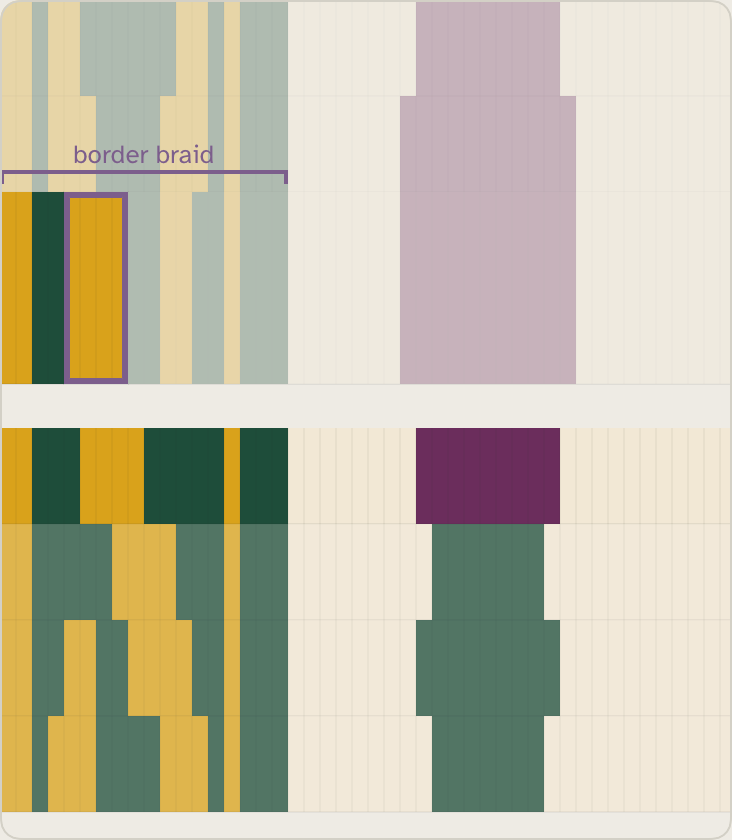
#> input picture ios/Tests/__Snapshots__/band-braid.png, 732 x 840 px
$ python -i rasterchart.py   (imports and definitions only)
#> lines starting #> are read from the running program, lines starting #| are printed output that depends on the picture
#> further down, picture is the input picture: PIL image 732x840 RGBA; mean R, G, B, A 194.7, 189.5, 167.9, 255
"""Read a colour grid off a picture of a chart: find the grid lines, sample the cells, cluster the
colours (spec §5.2 of docs/superpowers/specs/2026-09-19-pattern-pdf-import-export-design.md).

Pure numpy and Pillow; knows nothing about PDFs. A line is found by its *edges* over a long
straight run, never by its darkness, because a chart full of black cells drowns any dark-pixel
projection (spec §2.3). Every periodic region on the image is returned; the caller chooses.
"""

from __future__ import annotations

from dataclasses import dataclass, field

import numpy as np
from PIL import Image

EDGE_THRESHOLD = 16  # channel step that counts as an edge; a faint raster line on a light cell is about 18
BRIDGE = 3  # closing radius: gaps up to twice this (a bold crossing line) inside an edge run vanish
MERGE_PX = 8  # candidate columns this close are one line (both edges of a bold line, up to 2 pt)
MIN_LINE_PX = 40  # a line shorter than this is text, not a grid
MIN_LINES = 5  # lines per axis for a region (four cells)
GAP_TOLERANCE = 0.25  # consecutive line gaps within this fraction of the median are one grid
CENTRE_FRACTION = 0.4  # the part of each cell that is sampled
MAX_NOISE = 12.0  # mean grey-level spread inside cell centres above which a region is a photo
MAX_SILENT = 40  # lines that may hide inside same-coloured cells before the grid is taken to end
MAX_PIXELS = 40_000_000  # the reader holds several int16 copies of the image; a PDF page at 4x is 8 MP
COLOR_NAMES = {
    "white": (255, 255, 255),
    "cream": (245, 235, 210),
    "black": (0, 0, 0),
    "charcoal": (50, 50, 55),
    "grey": (140, 140, 140),
    "silver": (200, 200, 200),
    "red": (200, 30, 30),
    "orange": (240, 130, 30),
    "yellow": (240, 210, 40),
    "gold": (215, 165, 30),
    "green": (40, 140, 60),
    "dark green": (25, 80, 50),
    "teal": (30, 140, 140),
    "blue": (40, 90, 200),
    "navy": (25, 40, 90),
    "purple": (110, 50, 140),
    "pink": (240, 170, 200),
    "brown": (120, 80, 50),
    "tan": (200, 170, 130),
    "sage": (120, 160, 140),
    "olive": (110, 120, 50),
    "mint": (170, 230, 200),
    "aqua": (160, 220, 225),
    "sky": (140, 190, 240),
    "lavender": (190, 170, 220),
    "maroon": (110, 30, 40),
    "beige": (225, 210, 180),
}


@dataclass
class Region:
    """One grid found on an image. `xs`/`ys` are the fitted line positions in pixels; `noise` is
    the mean colour spread inside the sampled cell centres (a chart's cells are flat, a photo's
    are not)."""

    xs: list[float]
    ys: list[float]
    noise: float = 0.0
    warnings: list[str] = field(default_factory=list)

    @property
    def cols(self) -> int:
        return len(self.xs) - 1

    @property
    def rows(self) -> int:
        return len(self.ys) - 1

    @property
    def bbox(self) -> tuple[int, int, int, int]:
        return int(self.xs[0]), int(self.ys[0]), int(self.xs[-1]), int(self.ys[-1])

    @property
    def pitch(self) -> tuple[float, float]:
        return (self.xs[-1] - self.xs[0]) / self.cols, (self.ys[-1] - self.ys[0]) / self.rows

    @property
    def cells(self) -> int:
        return self.cols * self.rows

    # [7 lines left out: function describe, not called in this run]


# ---------- line finding ----------


def _shift(a: np.ndarray, s: int) -> np.ndarray:
    out = np.zeros_like(a)
    if s > 0:
        out[s:] = a[:-s]
    else:
        out[:s] = a[-s:]
    return out


def _close(mask: np.ndarray, bridge: int = BRIDGE) -> np.ndarray:
    """Binary closing down axis 0 with radius `bridge`: gaps up to twice it inside a run vanish."""
    d = mask.copy()
    for s in range(1, bridge + 1):
        d |= _shift(mask, s) | _shift(mask, -s)
    e = d.copy()
    for s in range(1, bridge + 1):
        e &= _shift(d, s) | ~_shift(np.ones_like(d), s)
        e &= _shift(d, -s) | ~_shift(np.ones_like(d), -s)
    return e & (d | mask)


def _longest_runs(mask: np.ndarray, bridge: int = BRIDGE) -> tuple[np.ndarray, np.ndarray, np.ndarray]:
    """Per column of a boolean (n, m) mask: the longest run of True down that column (short gaps
    bridged), and where it starts and ends."""
    closed = _close(mask, bridge)
    n, m = closed.shape
    padded = np.zeros((n + 2, m), dtype=np.int8)
    padded[1:-1] = closed
    d = np.diff(padded, axis=0)
    best = np.zeros(m, dtype=int)
    start = np.zeros(m, dtype=int)
    end = np.zeros(m, dtype=int)
    for x in range(m):
        starts = np.flatnonzero(d[:, x] == 1)
        if len(starts) == 0:
            continue
        ends = np.flatnonzero(d[:, x] == -1)
        lengths = ends - starts
        k = int(lengths.argmax())
        best[x], start[x], end[x] = lengths[k], starts[k], ends[k] - 1
    return best, start, end


def _runs(mask: np.ndarray, min_px: int) -> tuple[np.ndarray, list[list[tuple[int, int]]]]:
    """Per column of a boolean (n, m) mask: the longest run of True (short gaps bridged) and every
    run at least `min_px` long, so a line shared by two grids keeps both of its segments."""
    closed = _close(mask)
    n, m = closed.shape
    padded = np.zeros((n + 2, m), dtype=np.int8)
    padded[1:-1] = closed
    d = np.diff(padded, axis=0)
    best = np.zeros(m, dtype=int)
    segments: list[list[tuple[int, int]]] = [[] for _ in range(m)]
    for x in range(m):
        starts = np.flatnonzero(d[:, x] == 1)
        if len(starts) == 0:
            continue
        ends = np.flatnonzero(d[:, x] == -1)
        lengths = ends - starts
        best[x] = int(lengths.max())
        segments[x] = [
            (int(s), int(e) - 1) for s, e, ln in zip(starts, ends, lengths, strict=True) if ln >= min_px
        ]
    return best, segments


Line = tuple[float, list[tuple[int, int]]]  # centre position, segments on the other axis


def _lines(mask: np.ndarray, min_px: int) -> list[Line]:
    """Candidate columns (long edge runs) merged within MERGE_PX of each other into lines."""
    best, segments = _runs(mask, min_px)
    if best.max() < min_px:
        return []
    keep = np.flatnonzero(best >= max(min_px, best.max() * 0.25))
    out: list[Line] = []
    group = [int(keep[0])]
    for x in keep[1:]:
        if x - group[-1] <= MERGE_PX:
            group.append(int(x))
        else:
            out.append(_merge(group, best, segments))
            group = [int(x)]
    out.append(_merge(group, best, segments))
    return out


def _merge(group: list[int], best, segments) -> Line:
    weights = best[group].astype(float)
    centre = float(np.average(np.array(group, dtype=float), weights=weights))
    return centre, [seg for x in group for seg in segments[x]]


def _clusters(lines: list[Line]) -> list[list[Line]]:
    """Split a sorted line list where the gap jumps: separate grids, or a grid and a page rule."""
    if len(lines) < 2:
        return [lines] if lines else []
    gaps = np.diff([c for c, _ in lines])
    limit = 3 * float(np.median(gaps))
    groups, current = [], [lines[0]]
    for line, gap in zip(lines[1:], gaps, strict=True):
        if gap > limit:
            groups.append(current)
            current = [line]
        else:
            current.append(line)
    groups.append(current)
    return groups


def _pitch(positions: list[float]) -> float | None:
    """The cell pitch of a line cluster: the median gap, after dropping gaps that are multiples of
    it (a thin line lost between two bold ones) or fractions (both edges of one thick line)."""
    if len(positions) < 3:
        return None
    gaps = np.diff(positions)
    pitch = float(np.median(gaps))
    if pitch <= 0:
        return None
    unit = gaps[(gaps > 0.6 * pitch) & (gaps < 1.4 * pitch)]
    # The mean, not the median: lines land on whole pixels, so an 11.3 px pitch reads as gaps of
    # 11, 11, 12 and the median would drift a third of a pixel per line.
    return float(np.mean(unit)) if len(unit) else pitch


def _window_max(mask: np.ndarray, r: int) -> np.ndarray:
    """Along axis 1: True where any pixel within r columns is True."""
    out = mask.copy()
    for s in range(1, r + 1):
        out[:, s:] |= mask[:, :-s]
        out[:, :-s] |= mask[:, s:]
    return out


def _refine_axis(edges: np.ndarray, seeds: list[float], pitch: float, band_noise) -> list[float] | None:
    """Fit the line positions along axis 1 of `edges` (a (span, n) edge mask limited to the other
    axis's extent): snap each seed to the nearest edge-density peak, keep the lattice most seeds
    agree on, walk outward one pitch at a time while a thin line is there and the cells it adds
    are flat colour (`band_noise(a, b)` is the (mean, median) colour spread of the strip a..b), then lay every
    interior line on the fitted pitch."""
    span, n = edges.shape
    wide = _window_max(edges, 2)
    density = wide.mean(axis=0)
    raw = edges.mean(axis=0)  # unwidened: how wide a line really is
    # A run may bridge a crossing line (about a tenth of a cell) but not the gap between two
    # stacked digits, which at a tiny pitch is about as long: bridge less when cells are small.
    longest = _longest_runs(wide, bridge=max(1, min(BRIDGE, int(pitch / 12))))[0]
    r_seed = max(2, int(pitch / 4))
    r_next = max(2, int(pitch / 8))

    def peak(at: float, r: int) -> int | None:
        """The centre of the densest plateau within r of `at` (argmax alone leans to its left edge)."""
        lo, hi = int(max(0, at - r)), int(min(n, at + r + 1))
        if hi <= lo:
            return None
        window = density[lo:hi]
        top = np.flatnonzero(window >= window.max() - 1e-9)
        return lo + int(round(float(top.mean())))

    def thin(x: int) -> bool:
        """A grid line is a narrow density peak; text is dense for a whole glyph height."""
        lo, hi = max(0, x - 2), min(n, x + 3)
        top = lo + int(raw[lo:hi].argmax())
        half = 0.5 * raw[top]
        if half <= 0:
            return False
        lo = top
        while lo > 0 and raw[lo - 1] >= half:
            lo -= 1
        hi = top
        while hi < n - 1 and raw[hi + 1] >= half:
            hi += 1
        return hi - lo + 1 <= max(6, 0.3 * pitch)

    found = sorted({p for p in (peak(x, r_seed) for x in seeds) if p is not None and thin(p)})
    if len(found) < 2:
        return None

    def on_lattice(x: int, anchor: int) -> bool:
        k = (x - anchor) / pitch
        return abs(k - round(k)) <= 0.25

    anchor = max(found, key=lambda a: sum(on_lattice(x, a) for x in found))
    base = float(np.median(density[[x for x in found if on_lattice(x, anchor)]]))
    if base <= 0:
        return None

    def present(x: int) -> bool:
        return density[x] >= 0.3 * base and longest[x] >= 1.5 * pitch and thin(x)

    def walk(direction: int) -> list[tuple[int, int]]:
        """From the anchor outward, one lattice step at a time: a position joins when a line is
        there; positions with no line but flat cells (a run of same-coloured cells hides the line)
        are carried until a line reappears; text, numbers or a photo in the cells ends the grid.
        Returns (position, lattice index) pairs; the pitch is re-estimated from what is committed,
        so a long grid does not drift off a first estimate that was a third of a pixel out."""
        committed, pending, last, k, step = [(anchor, 0)], [], float(anchor), 0, pitch
        while True:
            k += direction
            expected = last + direction * step
            p = peak(expected, r_next)
            if p is None or p <= 0 or p >= n - 1:
                break
            if present(p):  # a visible line: the cells may carry a watermark or symbols
                committed += pending + [(p, k)]
                pending, last = [], float(p)
                (x0, k0), (x1, k1) = committed[0], committed[-1]
                if abs(k1 - k0) >= 3:
                    step = abs((x1 - x0) / (k1 - k0))
            else:  # no line: only flat cells (the line hidden in one colour) may carry on
                lo, hi = (last, p) if direction > 0 else (p, last)
                if band_noise(lo, hi)[0] > MAX_NOISE:
                    break
                pending.append((int(round(expected)), k))
                last = expected
                if len(pending) > MAX_SILENT:
                    break
        return committed

    pairs = sorted(set(walk(-1) + walk(1)))
    found = [x for x, _ in pairs]
    ks = np.array([k for _, k in pairs]) - pairs[0][1]
    if len(set(ks.tolist())) < 2:
        return None
    slope, intercept = np.polyfit(ks, np.array(found, dtype=float), 1)
    count = int(ks[-1])
    if count < MIN_LINES - 1:
        return None
    return [float(intercept + slope * k) for k in range(count + 1)]


def _band_noise(band: np.ndarray, pitch: float) -> tuple[float, float]:
    """Grey spread of the cell centres in a one-cell-thick strip, as (mean, median) over the cells:
    `band` is (thickness, length) and cells lie along its length at `pitch`."""
    t, length = band.shape
    c0, c1 = int(t * (0.5 - CENTRE_FRACTION / 2)), max(int(t * (0.5 + CENTRE_FRACTION / 2)), int(t * 0.5) + 1)
    core = band[c0:c1]
    n = max(1, int(length / pitch))
    spreads = []
    for k in range(n):
        a = int(k * pitch + pitch * (0.5 - CENTRE_FRACTION / 2))
        b = max(a + 1, int(k * pitch + pitch * (0.5 + CENTRE_FRACTION / 2)))
        spreads.append(core[:, a:b].std())
    if not spreads:
        return 0.0, 0.0
    return float(np.mean(spreads)), float(np.median(spreads))


def _fits(line: Line, lo: float, hi: float) -> bool:
    """A line belongs to a grid spanning lo..hi on the other axis when one of its segments covers
    at least half of that span, or lies at least half inside it. A page-wide rule passes here and
    is dropped later, off the pitch lattice."""
    for s, e in line[1]:
        overlap = min(e, hi) - max(s, lo)
        if overlap >= 0.5 * (hi - lo) or overlap >= 0.5 * (e - s):
            return True
    return False


# [6 lines left out: function _overlap, not called in this run]


def find_regions(img: Image.Image) -> list[Region]:
    """Every grid on the image, largest first."""
    if img.width * img.height > MAX_PIXELS:
        raise ValueError(
            f"image is {img.width}x{img.height} px, more than the {MAX_PIXELS // 1_000_000} megapixels the "
            "grid reader takes; scale it down first (a chart page needs about 40 px per cell)"
        )
    rgb = np.asarray(img.convert("RGB"), dtype=np.int16)
    gray = np.asarray(img.convert("L"), dtype=float)
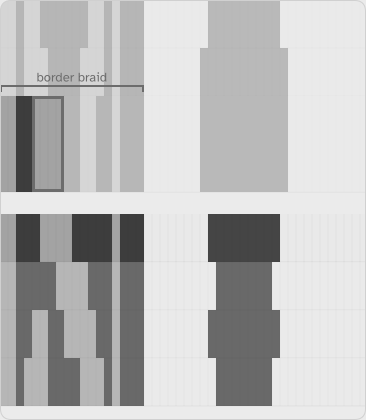
#> gray: shape (840, 732) float64 (shown at 1/2 size); min 58, max 235, mean 188.7
    ex = np.abs(np.diff(rgb, axis=1)).max(axis=2) > EDGE_THRESHOLD  # (h, w-1): vertical edges
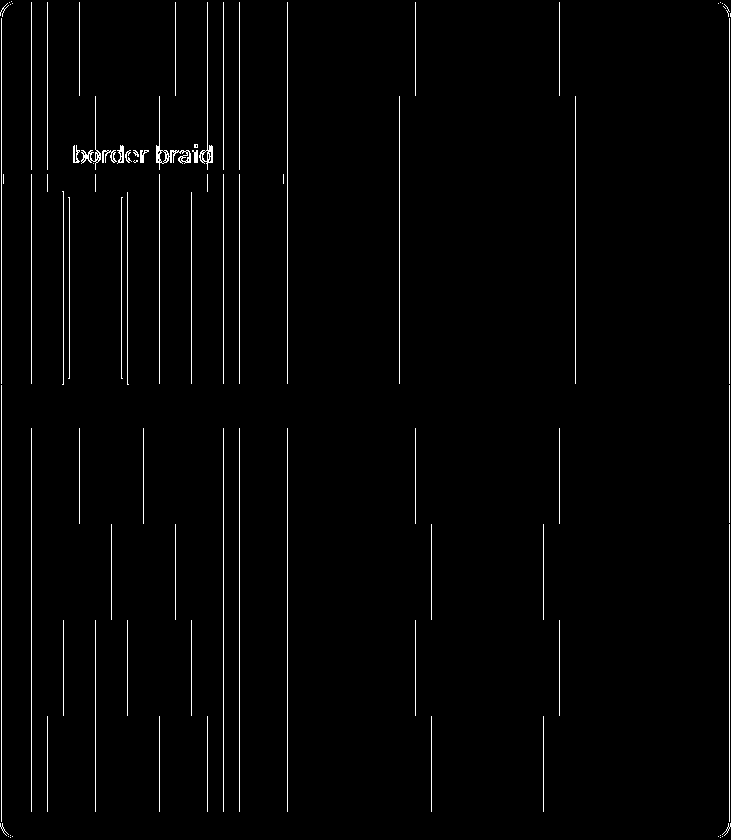
#> ex: shape (840, 731) bool; 1.7% white in thin lines or dots
    ey = np.abs(np.diff(rgb, axis=0)).max(axis=2) > EDGE_THRESHOLD  # (h-1, w): horizontal edges
#> ey: shape (839, 732) bool; 0.82% white in thin lines or dots
    h, w = ex.shape[0], ey.shape[1]
    min_px = max(MIN_LINE_PX, min(h, w) // 40)
    col_lines = _lines(ex, min_px)  # centre x, y-segments
#> after the loop in _close, `for s in range(1, bridge + 1):`:
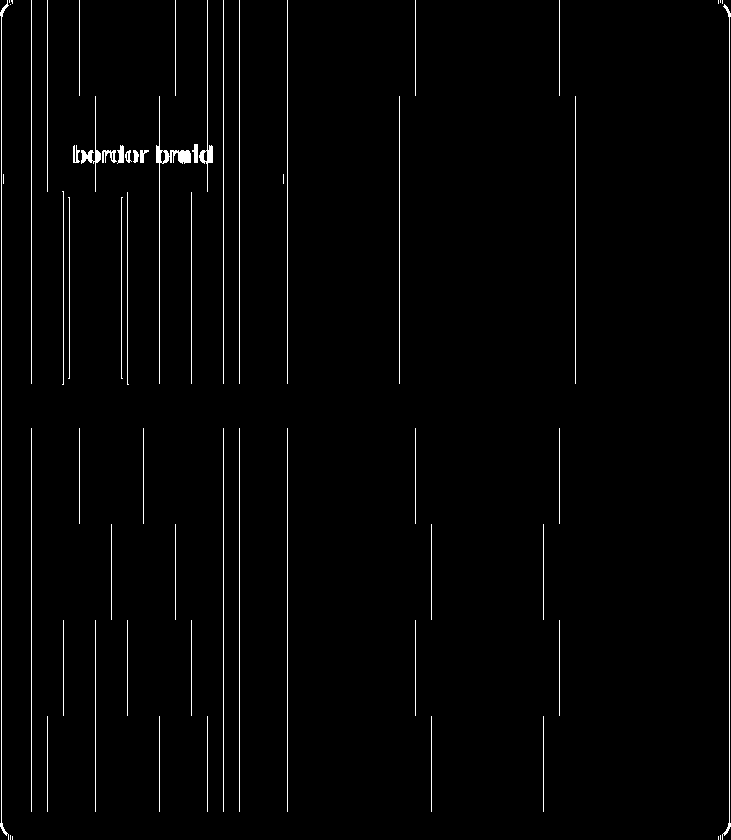
#> e: shape (840, 731) bool; 1.7% white in thin lines or dots
#> in _runs, `d = np.diff(padded, axis=0)`:
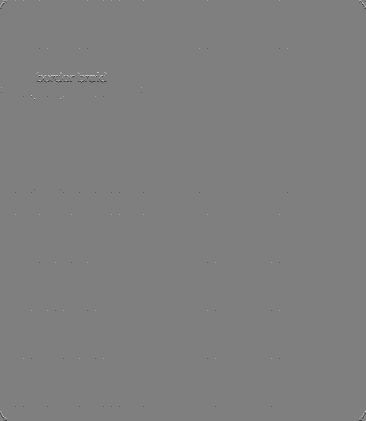
#> d: shape (841, 731) int8 (shown at 1/2 size); min -1, max 1, mean 0; drawn with min black and max white
#> the loop in _runs, `for x in range(m):` made 731 passes
#> (starts, ends, lengths) on passes 1 to 3: ([12, 823], [16, 827], [4, 4]), ([10], [829], [819]), ([8, 823], [17, 831], [9, 8])
#> after the loop in _runs, `for x in range(m):`: best = 731 values, max 819 at index 1, min 0 at index 13, mean 10.32; segments = 731 items
#> in _lines, `keep = np.flatnonzero(best >= max(min_px, best.max() * 0.25))`: keep = [1, 31, 159, 223, 239, 287, 399, 575, 729]
#> in _lines, `group = [int(keep[0])]`: group = [1]
#> the loop in _lines, `for x in keep[1:]:` made 8 passes
#> (x, weights in _merge, centre in _merge, group) on passes 1 to 8: (31, [819], 1, [31]), (159, [384], 31, [159]), (223, [288], 159, [223]), (239, [384], 223, [239]), (287, [384], 239, [287]), (399, [384], 287, [399]), (575, [288], 399, [575]), (729, [288], 575, [729])
#> after the loop in _lines, `for x in keep[1:]:`: out = 8 items
#> col_lines = 9 items
    row_lines = _lines(ey.T, min_px)  # centre y, x-segments
#> the loop in _close (call 2), `for s in range(1, bridge + 1):` made 3 passes
#> pass 1, in _close (call 2), `d |= _shift(mask, s) | _shift(mask, -s)`:
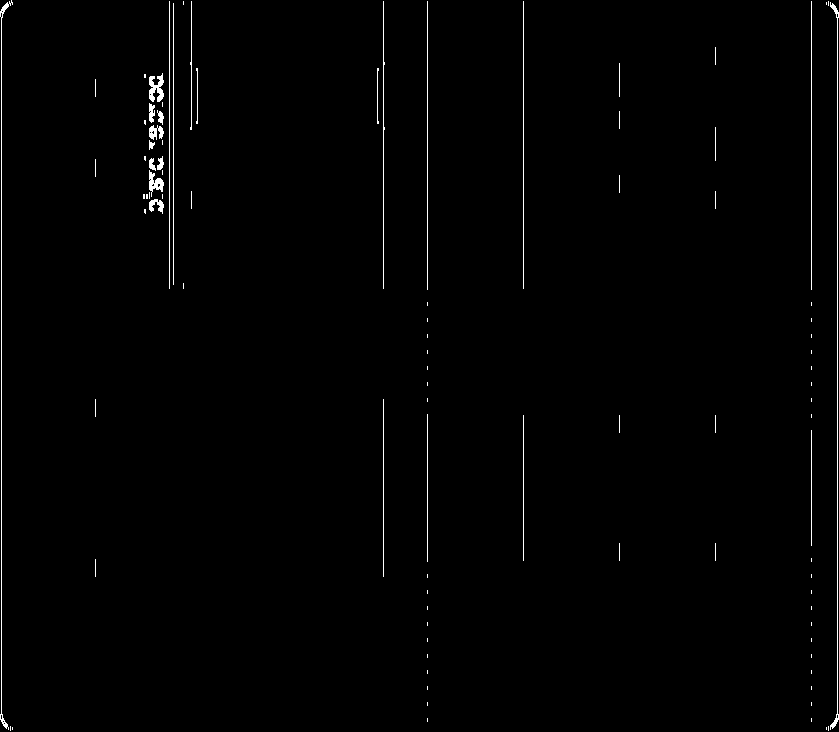
#> d: shape (732, 839) bool; 0.94% white in thin lines or dots
#> pass 2, in _close (call 2), `d |= _shift(mask, s) | _shift(mask, -s)`:
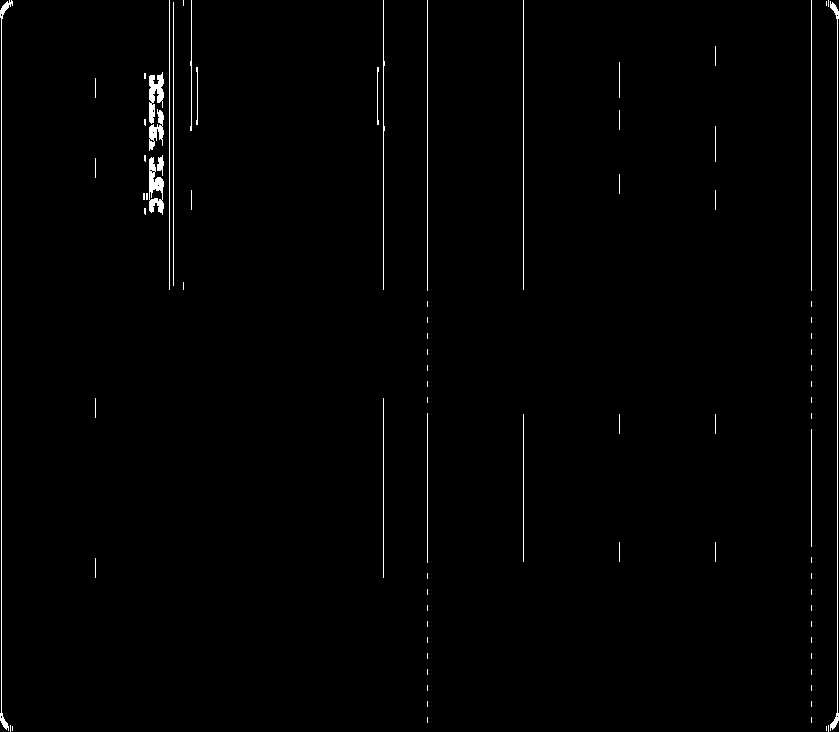
#> d: shape (732, 839) bool; 1% white in thin lines or dots
#> (the rest of the program and of its run is left out)
